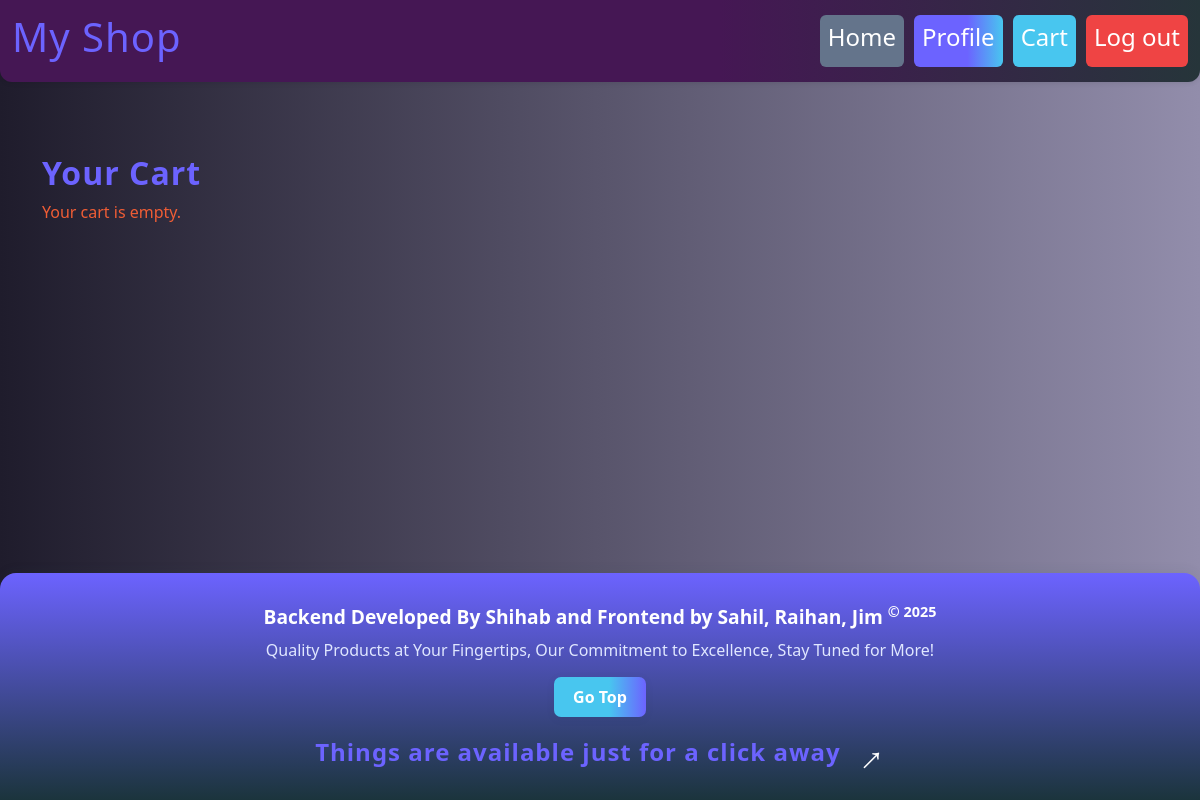
The app's page /products/cart/ (signed in), older data.
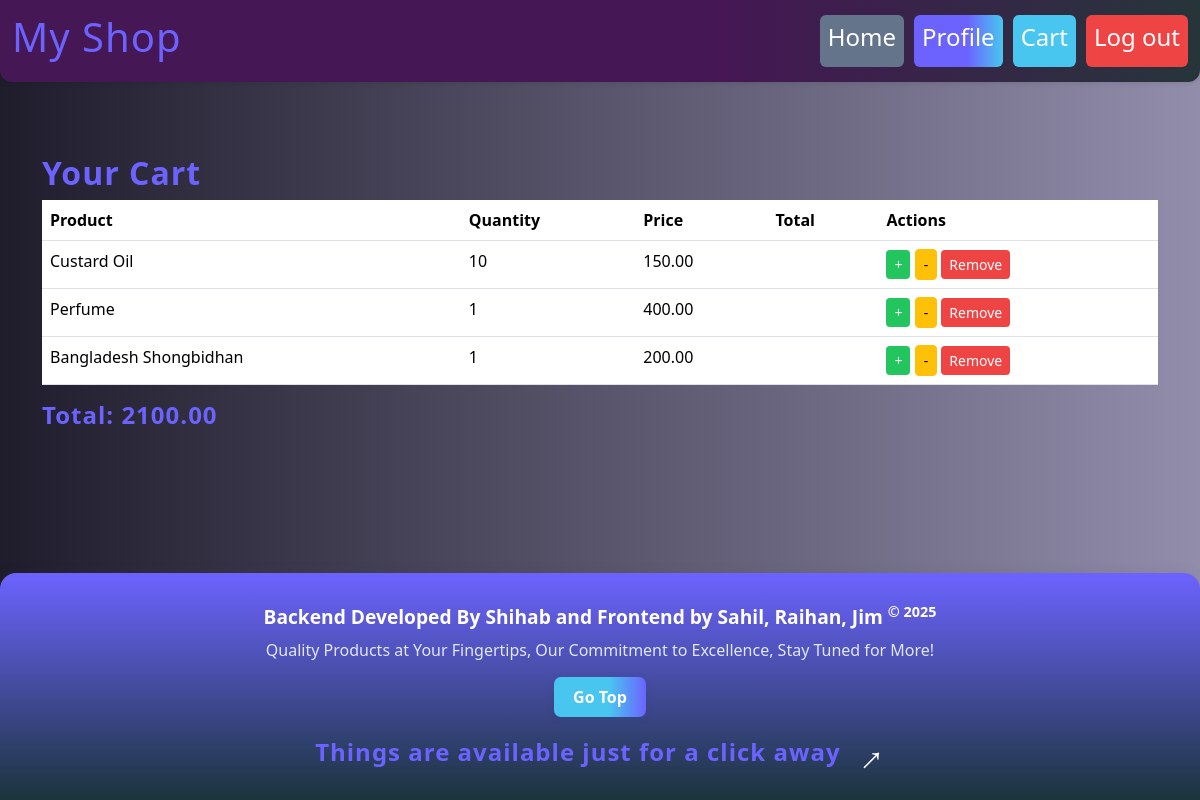
The same page, newer data.
### Products/models.py (models this page shows, shortened)
class CartItem(models.Model):
    user = models.ForeignKey(User, on_delete=models.CASCADE)
    product = models.ForeignKey(Product, on_delete=models.CASCADE)
    quantity = models.PositiveIntegerField(default=1)
    added_at = models.DateTimeField(auto_now_add=True)
    class Meta:
        unique_together = ('user', 'product')

class Product(models.Model):
    category = models.ManyToManyField(Category)
    title = models.CharField(max_length=100)
    description = models.TextField(max_length=300)
    price = models.DecimalField(max_digits=10, decimal_places=2,default=0.00)
    image = models.ImageField(upload_to='products/', blank=True, null=True)
    cart_user = models.ManyToManyField(User, related_name='cart', blank=True)
    launched_date = models.DateTimeField(auto_now_add=True)

### Products/views.py (the view)
# urls.py: path('cart/', cart_detail, name='cart_detail'),
@login_required
def cart_detail(request):
    cart_items = CartItem.objects.filter(user=request.user)
    total = sum(item.product.price * item.quantity for item in cart_items)
    return render(request, 'cart_detail.html', {'cart_items': cart_items, 'total': total})

### Products/templates/cart_detail.html
{% extends "base.html" %}
{% block content %}
<div class="container mt-4">
    <h2 class="tag-text">Your Cart</h2>
    {% if cart_items %}
    <table class="table">
        <thead>
            <tr>
                <th>Product</th>
                <th>Quantity</th>
                <th>Price</th>
                <th>Total</th>
                <th>Actions</th>
            </tr>
        </thead>
        <tbody>
            {% for item in cart_items %}
            <tr>
                <td>{{ item.product.title }}</td>
                <td>{{ item.quantity }}</td>
                <td>{{ item.product.price }}</td>
                <td>{{ item.product.price|floatformat:2|add:item.quantity|floatformat:2 }}</td>
                <td>
                    <a href="{% url 'update_cart' item.product.id 'increase' %}" class="btn btn-success btn-sm">+</a>
                    <a href="{% url 'update_cart' item.product.id 'decrease' %}" class="btn btn-warning btn-sm">-</a>
                    <a href="{% url 'remove_from_cart' item.product.id %}" class="btn btn-danger btn-sm">Remove</a>
                </td>
            </tr>
            {% endfor %}
        </tbody>
    </table>
    <h4 class="tag-text">Total: {{ total }}</h4>
    {% else %}
    <p style="color: #f05d35ff;">Your cart is empty.</p>
    {% endif %}
</div>
{% endblock %}

Row changes from the older to the newer data that the page shows:
added CartItem: product "Custard Oil", quantity "10", product.price "150.00"
added CartItem: product "Perfume", quantity "1", product.price "400.00"
added CartItem: product "Bangladesh Shongbidhan", quantity "1", product.price "200.00"
Text that changed along with them:
{{ total }}: (not shown) → "2100.00"
text no longer shown: "Your cart is empty."
text now shown: "Product Quantity Price Total Actions Total:"
